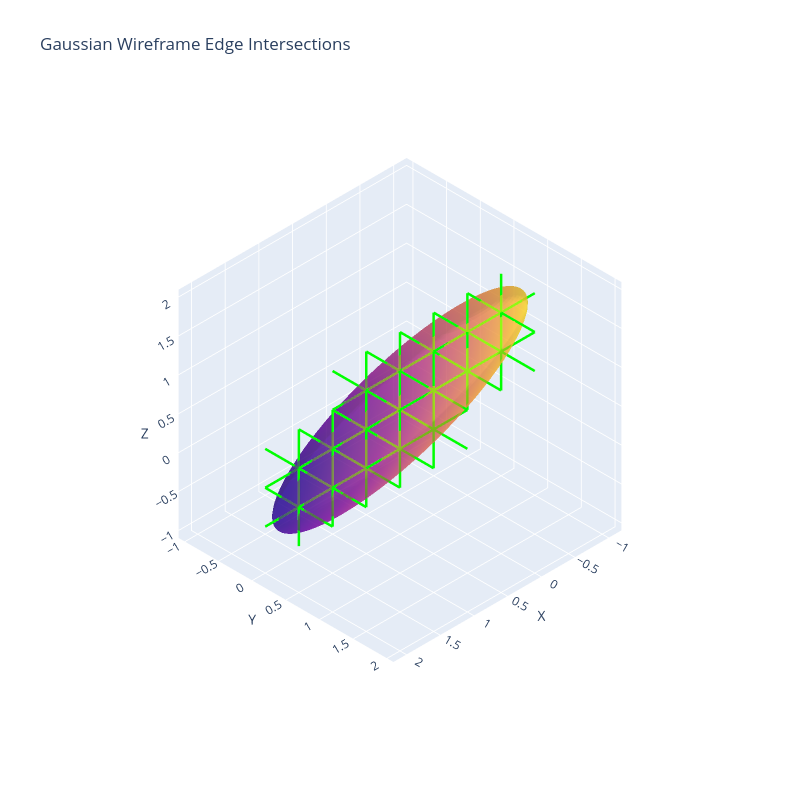

Write notebook code for a chart like this one.
### Markdown cell above
# Gaussian Edge Intersection (Brute Force)

### Code cell
from geocutool.primitive.gs import query_gs_edge_intersection
from typing import Tuple, Optional

for name in ["Approximated Centroids (>0.001)", "Overlap Boxes"]:
    fig.update_traces(visible=False, selector=dict(name=name))

def generate_unique_aabb_edges(
    mins: torch.Tensor, 
    maxs: torch.Tensor, 
    return_mapping: bool = True
) -> Tuple[torch.Tensor, torch.Tensor, Optional[torch.Tensor]]:
    """
    Generates the unique wireframe edges for a batch of AABBs, 
    stripping out any overlapping edges shared by adjacent voxels.
    """
    # 1. Extract X, Y, Z components
    x0, y0, z0 = mins[:, 0:1], mins[:, 1:2], mins[:, 2:3]
    x1, y1, z1 = maxs[:, 0:1], maxs[:, 1:2], maxs[:, 2:3]
    
    # 2. Define the 8 corners for all M boxes
    c000 = torch.cat([x0, y0, z0], dim=-1).unsqueeze(1)
    c100 = torch.cat([x1, y0, z0], dim=-1).unsqueeze(1)
    c010 = torch.cat([x0, y1, z0], dim=-1).unsqueeze(1)
    c110 = torch.cat([x1, y1, z0], dim=-1).unsqueeze(1)
    c001 = torch.cat([x0, y0, z1], dim=-1).unsqueeze(1)
    c101 = torch.cat([x1, y0, z1], dim=-1).unsqueeze(1)
    c011 = torch.cat([x0, y1, z1], dim=-1).unsqueeze(1)
    c111 = torch.cat([x1, y1, z1], dim=-1).unsqueeze(1)
    
    # 3. Build the Edges
    sx = torch.cat([c000, c010, c001, c011], dim=1)
    ex = torch.cat([c100, c110, c101, c111], dim=1)
    sy = torch.cat([c000, c100, c001, c101], dim=1)
    ey = torch.cat([c010, c110, c011, c111], dim=1)
    sz = torch.cat([c000, c100, c010, c110], dim=1)
    ez = torch.cat([c001, c101, c011, c111], dim=1)
    
    # 4. Concatenate and flatten
    edge_starts_flat = torch.cat([sx, sy, sz], dim=1).view(-1, 3)
    edge_ends_flat = torch.cat([ex, ey, ez], dim=1).view(-1, 3)
    
    # 5. Create a 6D Signature for each edge (start_x, start_y, start_z, end_x, end_y, end_z)
    edge_signatures = torch.cat([edge_starts_flat, edge_ends_flat], dim=-1)
    
    # 6. Filter for Uniqueness!
    if return_mapping:
        # inverse_indices maps our compressed unique list back to the original naive list
        unique_edges, inverse_indices = torch.unique(edge_signatures, dim=0, return_inverse=True)
        unique_starts = unique_edges[:, 0:3].contiguous()
        unique_ends = unique_edges[:, 3:6].contiguous()
        return unique_starts, unique_ends, inverse_indices
    else:
        unique_edges = torch.unique(edge_signatures, dim=0)
        unique_starts = unique_edges[:, 0:3].contiguous()
        unique_ends = unique_edges[:, 3:6].contiguous()
        return unique_starts, unique_ends, None
    
def build_plotly_lines(starts, ends):
    starts_np = starts.cpu().numpy()
    ends_np = ends.cpu().numpy()
    
    x_lines, y_lines, z_lines = [], [], []
    for s, e in zip(starts_np, ends_np):
        x_lines.extend([s[0], e[0], None])
        y_lines.extend([s[1], e[1], None])
        z_lines.extend([s[2], e[2], None])
    return x_lines, y_lines, z_lines

edge_starts, edge_ends, inverse_indices = generate_unique_aabb_edges(
    vx_aabb_mins, vx_aabb_maxs, return_mapping=True
)

print("Edge Starts Shape:", edge_starts.shape)
print("Edge Ends Shape:", edge_ends.shape)

hit_mask, out_edge_ids, out_gaus_ids = query_gs_edge_intersection(
    edge_starts,
    edge_ends,
    means,
    covis,
    iso=iso
)

print("Hit Mask:", hit_mask.shape)
print("Output Edge IDs:", out_edge_ids.shape)
print("Output Gaussian IDs:", out_gaus_ids.shape)
print(f"Num Edge Hits: {hit_mask.sum().item()}")

hit_edge_indices = torch.unique(out_edge_ids)

num_total_edges = edge_starts.shape[0]
is_hit_mask = torch.zeros(num_total_edges, dtype=torch.bool, device=edge_starts.device)

if hit_edge_indices.numel() > 0:
    is_hit_mask[hit_edge_indices] = True
    
hit_starts = edge_starts[is_hit_mask]
hit_ends = edge_ends[is_hit_mask]

miss_starts = edge_starts[~is_hit_mask]
miss_ends = edge_ends[~is_hit_mask]

hit_x, hit_y, hit_z = build_plotly_lines(hit_starts, hit_ends)
miss_x, miss_y, miss_z = build_plotly_lines(miss_starts, miss_ends)

# if len(miss_x) > 0:
#     fig.add_trace(go.Scatter3d(
#         x=miss_x, y=miss_y, z=miss_z,
#         mode='lines',
#         line=dict(color='rgba(0, 0, 255, 0.2)', width=2), # Low opacity blue so it doesn't clutter
#         name='Missed Edges'
#     ))

# Add Hit Edges (Green)
if len(hit_x) > 0:
    fig.add_trace(go.Scatter3d(
        x=hit_x, y=hit_y, z=hit_z,
        mode='lines',
        line=dict(color='rgba(0, 255, 0, 1.0)', width=5), # Bright, thick green
        name='Hit Edges'
    ))

# Keep the layout clean
fig.update_layout(
    title="Gaussian Wireframe Edge Intersections",
    width=800,
    height=800,
    scene=dict(
        aspectmode='data',
        xaxis_title='X',
        yaxis_title='Y',
        zaxis_title='Z',
        # bgcolor='rgb(20, 20, 20)' # Dark background makes the glowing lines pop
    ),
    # template='plotly_dark'
)

fig.show()

### Figure 1 — Plotly figure (JSON) as saved in the notebook; plotly's stock layout.template omitted (floating-point values rounded to 4 significant figures; data arrays with more than 128 entries replaced by an {"elided": "..."} marker saying what was removed)
{"data": [{"colorscale": [[0, "#0d0887"], [0.1111, "#46039f"], [0.2222, "#7201a8"], [0.3333, "#9c179e"], [0.4444, "#bd3786"], [0.5556, "#d8576b"], [0.6667, "#ed7953"], [0.7778, "#fb9f3a"], [0.8889, "#fdca26"], [1, "#f0f921"]], "name": "Gaussian", "opacity": 0.6, "showscale": false, "type": "surface", "x": {"elided": "50x50 float values"}, "y": {"elided": "50x50 float values"}, "z": {"elided": "50x50 float values"}}, {"line": {"color": "red", "width": 4}, "mode": "lines", "name": "AABB", "type": "scatter3d", "visible": false, "x": [-1.092, 2.092, 2.092, -1.092, -1.092, null, -1.092, 2.092, 2.092, -1.092, -1.092, null, -1.092, -1.092, null, 2.092, 2.092, null, 2.092, 2.092, null, -1.092, -1.092], "y": [-0.9965, -0.9965, 1.997, 1.997, -0.9965, null, -0.9965, -0.9965, 1.997, 1.997, -0.9965, null, -0.9965, -0.9965, null, -0.9965, -0.9965, null, 1.997, 1.997, null, 1.997, 1.997], "z": [-1.003, -1.003, -1.003, -1.003, -1.003, null, 2.003, 2.003, 2.003, 2.003, 2.003, null, -1.003, 2.003, null, -1.003, 2.003, null, -1.003, 2.003, null, -1.003, 2.003]}, {"marker": {"color": "green", "size": 5}, "mode": "markers", "name": "Contact Points", "type": "scatter3d", "visible": false, "x": [2.092, 0.8909, 0.08391, -1.092, 0.1091, 0.9161], "y": [0.8674, 1.997, 1.72, 0.1326, -0.9965, -0.7198], "z": [0.1071, 1.725, 2.003, 0.8929, -0.7253, -1.003]}, {"line": {"color": "rgba(0, 0, 255, 0.3)", "width": 2}, "mode": "lines", "name": "Missed Voxels", "type": "scatter3d", "visible": false, "x": {"elided": "9624 float values"}, "y": {"elided": "9624 float values"}, "z": {"elided": "9624 float values"}}, {"line": {"color": "rgba(0, 255, 0, 0.8)", "width": 4}, "mode": "lines", "name": "Hit Voxels", "type": "scatter3d", "visible": false, "x": {"elided": "2664 float values"}, "y": {"elided": "2664 float values"}, "z": {"elided": "2664 float values"}}, {"line": {"color": "rgba(255, 165, 0, 1.0)", "width": 5}, "mode": "lines", "name": "Overlap Boxes", "type": "scatter3d", "visible": false, "x": {"elided": "2664 float values"}, "y": {"elided": "2664 float values"}, "z": {"elided": "2664 float values"}}, {"marker": {"cmax": 0.2664, "cmin": 0, "color": [0.004231, 0.001079, 0.001084, 0.06576, 0.06674, 0.008606, 0.008606, 0.06674, 0.06576, 0.001084, 0.001079, 0.004231, 0.2651, 0.2664, 8.26e-05, 0.01711, 0.09061, 0.01227, 0.0006673, 0.01227, 0.09061, 0.01711, 8.26e-05, 0.2664, 0.2651, 0.008479, 0.008479, 0.000113, 0.001656, 0.001732, 0.04603, 0.006294, 3.099e-06, 8.822e-05, 5.107e-06, 0.005829, 0.006294, 0.04603, 0.001732, 0.001656, 0.005524, 0.0007197, 0.0008049, 0.005829, 0.000113, 0.004052, 9.92e-05, 0.006744, 0.006845, 0.005959, 0.04446, 0.0003335, 1.195e-05, 0.0, 5.437e-06, 0.0, 1.149e-06, 0.006845, 0.006744, 0.04446, 0.005959, 0.0, 0.0, 0.0003435, 1.219e-05, 0.0, 4.114e-05, 0.0, 1.067e-06, 3.099e-06, 0.0, 5.107e-06, 0.0, 4.114e-05, 1.219e-05, 0.0003435, 4.496e-06, 3.08e-06, 0.0, 4.134e-05, 0.0, 0.004052, 0.0008049, 1.067e-06, 0.0, 4.386e-06, 0.0, 0.0, 5.437e-06, 1.195e-05, 0.0003335, 0.005524, 4.134e-05, 3.08e-06, 8.353e-05, 1.149e-06, 0.0, 9.92e-05, 4.386e-06, 0.0, 0.0, 4.496e-06, 0.0, 0.0, 0.0007197, 8.353e-05, 0.0004251, 8.822e-05, 0.0004406, 0.0003223, 0.0003444], "colorbar": {"len": 0.5, "thickness": 15, "title": {"text": "Density"}, "xpad": 50}, "colorscale": [[0, "#0d0887"], [0.1111, "#46039f"], [0.2222, "#7201a8"], [0.3333, "#9c179e"], [0.4444, "#bd3786"], [0.5556, "#d8576b"], [0.6667, "#ed7953"], [0.7778, "#fb9f3a"], [0.8889, "#fdca26"], [1, "#f0f921"]], "line": {"color": "rgba(255, 255, 255, 0.5)", "width": 1}, "showscale": true, "size": 6, "symbol": "diamond"}, "mode": "markers", "name": "Approximated Centroids", "type": "scatter3d", "visible": false, "x": [0.75, 0.75, 0.25, 0.25, 0.75, 0.75, 0.25, 0.25, 0.75, 0.75, 0.25, 0.25, 0.25, 0.75, 0.25, 0.75, 1.25, 1.75, -1.046, -0.75, -0.25, 0.25, 0.75, 0.25, 0.75, 0.75, 0.25, 1.25, -0.25, 1.25, 1.25, 1.75, 1.25, 1.75, 0.25, 1.25, -0.75, -0.25, -0.25, 1.25, 1.25, 1.75, -0.75, -0.25, -0.25, 0.75, 1.25, -0.25, 1.25, -0.75, -0.25, -0.75, -0.25, 0.25, 0.75, 1.25, 1.75, -0.25, 1.25, 1.25, 1.75, 0.75, -0.25, -0.75, -0.25, 0.25, 0.75, 1.25, 1.75, -0.25, 0.25, 0.75, 1.25, 0.25, 1.25, 1.75, 1.75, -0.25, 0.25, 0.75, 1.25, 0.25, 1.75, -0.75, 1.25, 1.75, -0.25, 0.75, 0.25, 1.25, 1.75, -0.25, 0.25, 1.25, 1.75, -0.75, -0.25, -0.25, -0.75, -0.25, 0.75, -0.75, -0.25, 0.75, -0.75, -0.75, -1.046, -0.75, -1.046, -1.046, -1.046], "y": [-0.7483, -0.25, -0.7483, -0.25, -0.25, 0.25, 0.75, 1.25, 1.25, 1.748, 1.25, 1.748, 0.25, 0.25, 0.75, 0.75, 0.75, 0.75, 0.25, 0.25, 0.25, 0.25, 0.25, 0.75, 0.75, 1.25, -0.25, -0.7483, -0.25, -0.25, 0.25, 0.25, 0.25, 0.25, -0.25, -0.25, 0.75, 0.75, 1.25, 1.25, 1.748, 1.748, 1.25, 1.25, 1.748, 1.748, 1.748, 0.25, 0.25, -0.25, -0.25, -0.25, -0.25, -0.25, -0.7483, -0.7483, -0.25, 0.75, 0.75, 1.25, 1.25, 0.25, -0.25, 0.25, 0.25, 0.25, 0.75, 0.75, 1.25, 0.75, 0.75, 1.25, 1.25, 0.25, 0.75, 0.75, 0.25, -0.7483, -0.7483, -0.25, -0.25, -0.7483, -0.25, -0.25, 0.25, 0.75, 0.25, 0.75, 1.748, 1.25, 1.25, -0.7483, 1.25, 1.748, 1.748, 1.25, 1.748, -0.7483, 0.25, 0.75, 1.25, 0.75, 1.25, 1.748, -0.7483, -0.7483, -0.25, 0.75, 0.25, -0.25, 0.75], "z": [-0.75, -0.75, -0.25, -0.25, -0.25, -0.25, 1.25, 1.25, 1.25, 1.25, 1.75, 1.75, 0.25, 0.25, 0.25, 0.25, 0.25, 0.25, 0.75, 0.75, 0.75, 0.75, 0.75, 0.75, 0.75, 0.75, 0.25, -0.75, -0.25, -0.25, -0.25, -0.25, -0.75, -0.75, -0.75, -0.75, 1.25, 1.25, 1.25, 1.25, 1.25, 1.25, 1.75, 1.75, 1.75, 1.75, 1.75, 0.25, 0.25, 0.25, 0.25, 0.75, 0.75, 0.75, -0.25, -0.25, -0.25, 0.75, 0.75, 0.75, 0.75, -0.75, -0.75, 1.25, 1.25, 1.25, 1.25, 1.25, 1.25, 1.75, 1.75, 1.75, 1.75, -0.25, -0.25, -0.25, 0.25, 0.25, 0.25, 0.25, 0.25, -0.75, -0.75, -0.25, 0.75, 0.75, -0.25, -0.25, 1.25, 0.25, 0.25, -0.25, 0.75, 0.75, 0.75, 1.25, 1.25, -0.75, 0.25, 0.25, 0.25, 0.75, 0.75, 0.75, -0.25, 0.25, 0.75, 1.75, 1.25, 0.25, 1.25]}, {"marker": {"cmax": 0.2664, "cmin": 0, "color": [0.004231, 0.001079, 0.001084, 0.06576, 0.06674, 0.008606, 0.008606, 0.06674, 0.06576, 0.001084, 0.001079, 0.004231, 0.2651, 0.2664, 0.01711, 0.09061, 0.01227, 0.01227, 0.09061, 0.01711, 0.2664, 0.2651, 0.008479, 0.008479, 0.001656, 0.001732, 0.04603, 0.006294, 0.005829, 0.006294, 0.04603, 0.001732, 0.001656, 0.005524, 0.005829, 0.004052, 0.006744, 0.006845, 0.005959, 0.04446, 0.006845, 0.006744, 0.04446, 0.005959, 0.004052, 0.005524], "colorbar": {"len": 0.5, "thickness": 15, "title": {"text": "Density"}, "xpad": 50}, "colorscale": [[0, "#0d0887"], [0.1111, "#46039f"], [0.2222, "#7201a8"], [0.3333, "#9c179e"], [0.4444, "#bd3786"], [0.5556, "#d8576b"], [0.6667, "#ed7953"], [0.7778, "#fb9f3a"], [0.8889, "#fdca26"], [1, "#f0f921"]], "line": {"color": "rgba(255, 255, 255, 0.5)", "width": 1}, "showscale": true, "size": 6, "symbol": "diamond"}, "mode": "markers", "name": "Approximated Centroids (>0.001)", "type": "scatter3d", "visible": false, "x": [0.75, 0.75, 0.25, 0.25, 0.75, 0.75, 0.25, 0.25, 0.75, 0.75, 0.25, 0.25, 0.25, 0.75, 0.75, 1.25, 1.75, -0.75, -0.25, 0.25, 0.25, 0.75, 0.75, 0.25, -0.25, 1.25, 1.25, 1.75, 1.25, -0.75, -0.25, -0.25, 1.25, 1.25, -0.25, 0.75, -0.25, 1.25, -0.75, -0.25, -0.25, 1.25, 1.25, 1.75, 0.25, -0.25], "y": [-0.7483, -0.25, -0.7483, -0.25, -0.25, 0.25, 0.75, 1.25, 1.25, 1.748, 1.25, 1.748, 0.25, 0.25, 0.75, 0.75, 0.75, 0.25, 0.25, 0.25, 0.75, 0.75, 1.25, -0.25, -0.25, -0.25, 0.25, 0.25, -0.25, 0.75, 0.75, 1.25, 1.25, 1.748, 1.25, 1.748, 0.25, 0.25, -0.25, -0.25, 0.75, 0.75, 1.25, 1.25, -0.7483, -0.7483], "z": [-0.75, -0.75, -0.25, -0.25, -0.25, -0.25, 1.25, 1.25, 1.25, 1.25, 1.75, 1.75, 0.25, 0.25, 0.25, 0.25, 0.25, 0.75, 0.75, 0.75, 0.75, 0.75, 0.75, 0.25, -0.25, -0.25, -0.25, -0.25, -0.75, 1.25, 1.25, 1.25, 1.25, 1.25, 1.75, 1.75, 0.25, 0.25, 0.25, 0.25, 0.75, 0.75, 0.75, 0.75, -0.75, -0.25]}, {"line": {"color": "rgba(0, 255, 0, 1.0)", "width": 5}, "mode": "lines", "name": "Hit Edges", "type": "scatter3d", "x": {"elided": "486 float values"}, "y": {"elided": "486 float values"}, "z": {"elided": "486 float values"}}], "layout": {"height": 800, "scene": {"aspectmode": "data", "camera": {"projection": {"type": "orthographic"}}, "xaxis": {"title": {"text": "X"}}, "yaxis": {"title": {"text": "Y"}}, "zaxis": {"title": {"text": "Z"}}}, "title": {"text": "Gaussian Wireframe Edge Intersections"}, "width": 800}}
